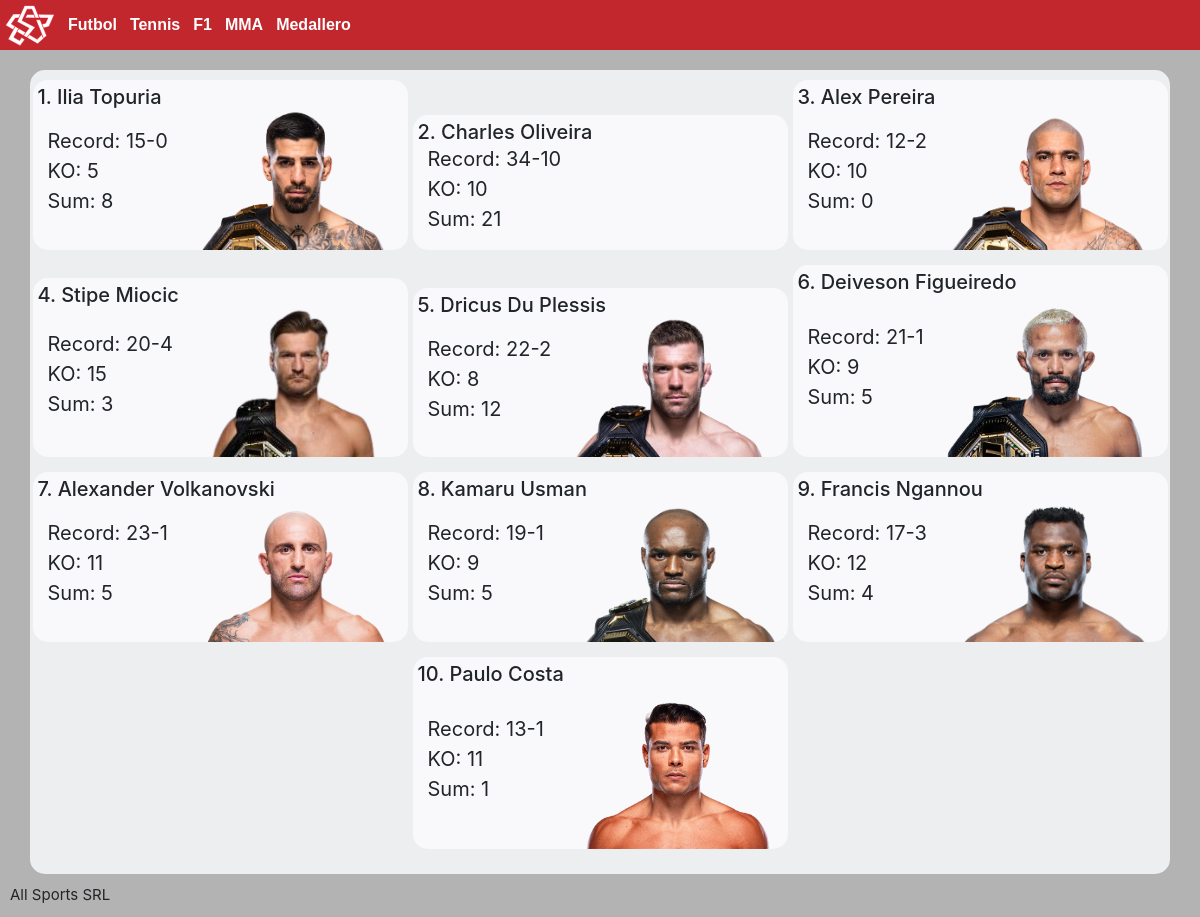
The app's page /atletas.php?dv=PfP with its own data.
### tables this page shows
CREATE TABLE `Peleadores` (
  `idPeleadores` int NOT NULL AUTO_INCREMENT,
  `nombre` varchar(45) DEFAULT NULL,
  `apellido` varchar(45) DEFAULT NULL,
  `record` varchar(45) DEFAULT NULL,
  `division` varchar(45) DEFAULT NULL,
  `Victorias` int DEFAULT NULL,
  `Derrotas` int DEFAULT NULL,
  `Peleas` int DEFAULT NULL,
  `posicion_division` int DEFAULT NULL,
  `posicionP4P` int DEFAULT NULL,
  `foto` varchar(45) DEFAULT NULL,
  `KO` int DEFAULT NULL,
  `SUM` int DEFAULT NULL,
  `Decisiones` int DEFAULT NULL,
  `victorias_titulo` int DEFAULT NULL,
  `status` varchar(45) DEFAULT NULL,
  PRIMARY KEY (`idPeleadores`)
);

### atletas.php (the view, shortened to what this page needs)
<?php
    $servername = "127.0.0.1";
    $database = "AllSports";
    $username = "alumno";
    $password = "alumnoipm";
    $conexion = mysqli_connect($servername, $username, $password, $database);
    ?>
<!DOCTYPE html>
<html lang="en">
<head>
    <link rel="stylesheet" href="https://cdn.jsdelivr.net/npm/bootstrap@4.4.1/dist/css/bootstrap.min.css">
    <link rel="stylesheet" href="css/style.css">
</head>
<body id="batl">
<header>
    <a href="/index.php"><img src="img/logo.svg" alt="logo"></a>
    <div class="menunav1">
      <div class="divlink futbolm"><p>Futbol</p></div>
      <div class="divlink tenism"><p>Tennis</p></div>
      <div class="divlink f1m"><p>F1</p></div>
      <div class="divlink mmam"><p>MMA</p></div>
      <div class="divlink"><p>Medallero</p></div>
    </div>
  </header>
    <div id="des-section">
      <div class="padding">
      <?php
        $dv = $_GET["dv"];
        if ($dv=="PfP"){
            $resultados = mysqli_query($conexion,"select * from `Peleadores` where posicionP4P is not null order by posicionP4P asc limit 10;");
        } else if ($dv=="His"){
            $sel = $_GET["sel"];
            if($sel=="Finalizaciones"){
                $resultados = mysqli_query($conexion,"select * from `Peleadores` order by KO + SUM desc limit 10;");
            }else {
            $resultados = mysqli_query($conexion,"select * from `Peleadores` order by $sel desc limit 10;");
        }
        } else {
            $resultados = mysqli_query($conexion,"select * from `Peleadores` where division = '$dv' and posicion_division is not null order by posicion_division limit 10;");
        }
        $tmpCount = 1;
        while($fila=mysqli_fetch_assoc($resultados)){
           ?>
        <div class="des">
            <h2 class="desntitle"><?php echo $tmpCount?>. <?php echo $fila['nombre']?> <?php echo $fila['apellido']?></h2>
            <div class="desflex">
                <ul class="algo">
                    <li>Record: <?php echo $fila['record']?></li>
                    <li>KO: <?php echo $fila['KO']?></li>
                    <li>Sum: <?php echo $fila['SUM']?></li>
                </ul>
                <img src="img/UFC/<?php echo $fila['division']?>/<?php echo strtolower($fila['apellido'])?>.png" alt="" class="desimg">
            </div>
        </div>
        <?php
        $tmpCount ++; }
        ?>
      </div>
    </div>
    <footer>
      <p>All Sports SRL</p>
    </footer>
</body>
</html>

### css/style.css (style rules this page uses)
* { padding: 0; margin: 0; }
:root { --b: #000; --w: #FFF; --r: #c1272dff; --h: #911d21; --bg: #edeef0; --bg2: #b3b3b3; --bgt: #f9f9fb; }
body { background-color: var(--bg); }
header { background-color: var(--r); display: flex; justify-content: left; align-items: center; }
header img { width: 50px; height: 50px; }
header a { font-family: Verdana, Geneva, Tahoma, sans-serif; font-weight: 550; text-decoration: none; color: var(--w); padding-left: 5px; padding-right: 5px; }
.padding { padding-top: 10px; padding-bottom: 10px; }
footer { height: 20px; font-size: 15px; display: flex; justify-content: start; align-items: baseline; }
footer p { padding: 10px; }
#des-section { width: 95%; margin: auto; background-color: var(--bg); margin-top: 20px; border-radius: 15px; }
.des { width: 90%; margin: auto; background-color: var(--bgt); border-radius: 15px; margin-bottom: 15px; }
.desntitle { padding: 5px 5px 0px 5px; margin: 0; font-size: 20px; }
.algo { padding-left: 15px; font-size: 20px; list-style: none; width: 50%; }
.desimg { width: 60%; margin: auto; border-radius: 5px; }
.desflex { display: flex; justify-content: space-around; align-items: center; }
#batl { background-color: var(--bg2); }
.menunav1 { display: none; }
.menunav3 a, .menunav3 p, .menunav1 p { font-family: Verdana, Geneva, Tahoma, sans-serif; font-weight: 550; text-decoration: none; color: var(--w); padding-left: 2px; padding-right: 5px; margin-bottom: 0; }
@media (min-width: 500px) { header div { display: flex; align-items: center; height: 50px; padding-left: 3px; padding-right: 3px; display: flexbox; } }
@media (min-width: 500px) { .des { width: 375px; } }
@media (min-width: 500px) { #des-section .padding { display: flex; flex-wrap: wrap; } }
@media (min-width: 500px) { #des-section { display: flex; } }
@media (min-width: 500px) { .menunav1 { display: flex; } }

### records on screen
peleadores: nombre "Ilia", apellido "Topuria", record "15-0", KO "5", SUM "8", division (picture)
peleadores: nombre "Charles", apellido "Oliveira", record "34-10", KO "10", SUM "21"
peleadores: nombre "Alex", apellido "Pereira", record "12-2", KO "10", SUM "0", division (picture)
peleadores: nombre "Stipe", apellido "Miocic", record "20-4", KO "15", SUM "3", division (picture)
peleadores: nombre "Dricus", apellido "Du Plessis", record "22-2", KO "8", SUM "12", division (picture)
peleadores: nombre "Deiveson", apellido "Figueiredo", record "21-1", KO "9", SUM "5", division (picture)
peleadores: nombre "Alexander", apellido "Volkanovski", record "23-1", KO "11", SUM "5", division (picture)
peleadores: nombre "Kamaru", apellido "Usman", record "19-1", KO "9", SUM "5", division (picture)
peleadores: nombre "Francis", apellido "Ngannou", record "17-3", KO "12", SUM "4", division (picture)
peleadores: nombre "Paulo", apellido "Costa", record "13-1", KO "11", SUM "1", division (picture)
